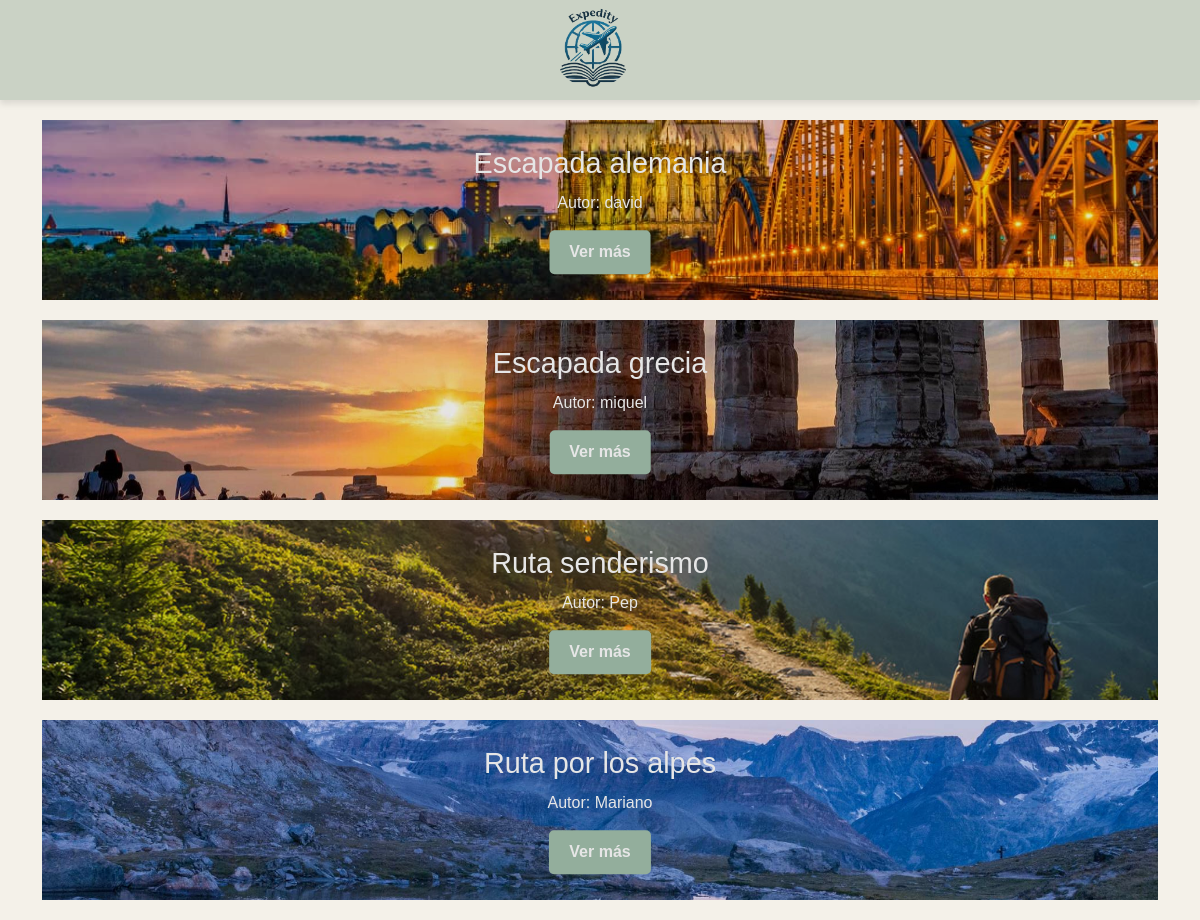
The page /guias/guias.php on the database its author committed.
### tables this page shows
CREATE TABLE `guias` (
  `id` int(11) NOT NULL,
  `título` varchar(45) NOT NULL,
  `descripción` varchar(255) NOT NULL,
  `autor` varchar(45) NOT NULL,
  `ruta_img` varchar(45) NOT NULL,
  `registro` timestamp NOT NULL DEFAULT current_timestamp(),
  `ruta_img_portada` varchar(45) NOT NULL
);

### public/guias/guias.php (the view, shortened to what this page needs)
<?php
$servername = "localhost";
$username = "root";
$password = "";
$dbname = "conexion";
$conn = new mysqli($servername, $username, $password, $dbname);
$sql = "SELECT id, título, autor, ruta_img_portada FROM guias";
$result = $conn->query($sql);
?>
<!DOCTYPE html>
<html lang="es">
<head>
    <link href="https://cdn.jsdelivr.net/npm/bootstrap@5.3.3/dist/css/bootstrap.min.css" rel="stylesheet">
</head>
<body>
    <header>
        <ul class="nav justify-content-center nav-bar">
            <li class="nav-item">
                <a class="nav-link" href="../index.php">
                    <img src="../assets/img/logo.png" alt="Logo">
                </a>
            </li>
        </ul>
    </header>
    <div class="container">
        <?php
        if ($result->num_rows > 0) {
            while ($row = $result->fetch_assoc()) {
                $imagePath = htmlspecialchars($row["ruta_img_portada"]);
                echo '<div class="guide-card" style="background-image: url(' . $imagePath . ');">';
                echo '    <div class="guide-content">';
                echo '        <h3>' . htmlspecialchars($row["título"]) . '</h3>';
                echo '        <p>Autor: ' . htmlspecialchars($row["autor"]) . '</p>';
                echo '        <a href="subguia.php?id=' . urlencode($row["id"]) . '">Ver más</a>';
                echo '    </div>';
                echo '</div>';
            }
        } else {
            echo '<p>No hay guías disponibles.</p>';
        }
        ?>
    </div>
</body>
</html>

### public/guias/guias.php (style rules this page uses)
body { font-family: Arial, sans-serif; margin: 0; padding: 0; background-color: #F4F1E9; }
header { margin-bottom: 20px; }
.nav-bar { display: flex; justify-content: center; align-items: center; background-color: #CAD2C5; padding: 10px 0; position: sticky; top: 0; z-index: 1000; box-shadow: 0px 4px 6px rgba(0, 0, 0, 0.1); height: 100px; }
.nav-bar img { border-radius: 50%; transition: transform 0.3s ease; height: 80px; width: 80px; margin-top:-10px; margin-left:-14px; }
.guide-card { position: relative; width: 100%; height: 180px; margin-bottom: 20px; background-size: cover; background-position: center; filter: brightness(0.9); }
.guide-content { position: absolute; top: 50%; left: 50%; transform: translate(-50%, -50%); text-align: center; color: white; }
.guide-content h3 { font-size: 1.8rem; margin-bottom: 10px; }
.guide-content p { font-size: 1rem; margin-bottom: 15px; }
.guide-content a { display: inline-block; padding: 10px 20px; background-color: #A3C1AD; color: white; text-decoration: none; border-radius: 5px; font-weight: bold; }

### rows shown on the page
guias: ruta_img_portada (picture), título "Escapada alemania", autor "david"
guias: ruta_img_portada (picture), título "Escapada grecia", autor "miquel"
guias: ruta_img_portada (picture), título "Ruta senderismo", autor "Pep"
guias: ruta_img_portada (picture), título "Ruta por los alpes", autor "Mariano"
